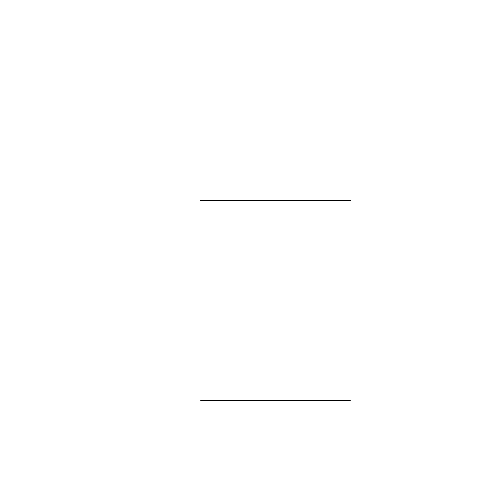
Frame 1 (no input)
Frame 60 (the mouse pressed at the canvas centre just before this capture): identical to frame 1, image omitted
Frame 120 (the mouse held since frame 60 and released just before this capture): identical to frame 1, image omitted

The Processing sketch that drew this single still picture (run headless with seeded random() and noise(); from frame 60 on, the mouse is pressed at the canvas centre):

// Processing sketch: opdracht_9_4
// ── opdracht_9_4.pde


void setup(){
 size(500,500);
 background(255,255,255);
 tekenVierkant(200,200,350,200);
}

void draw(){
}

void tekenVierkant(int x, int y, int w, int h){
  line(x,y,w,h);
  line(x,y+h,w,h+h);
  line(x,y,w,h);
  line(x,y,w,h);
}
